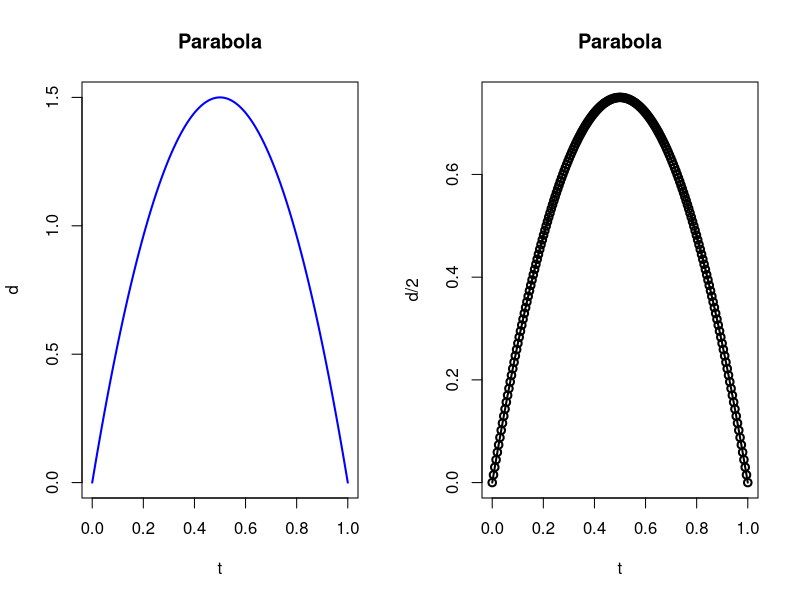

Write the R code that produced this figure.
print('Sum of the first n positive integers. Consider the sequence of positive integers 1, 2, 3, 4, .... One can show by mathematical induction that the sum of the first n of them is sn = n(n + 1)/2. For example, 1 + 2 + 3 + 4 + 5 = 15 = 5(6)/30. For values of n up to 50, we can illustrate this theorem in R as follows: ')
print('i = 1:50')
i = 1:50 
cat('s = i*(i+1)/2')
s = i*(i+1)/2
cat ('\n ') 
print(cumsum(i))
message('mean should be one?\n', mean(s == cumsum(i)))
cat('\n --------------------- \n')
cat('This difference function seems pretty cool. lets try to mess with it\n')
cat('> a <- (1:5)^3\n')
a<- (1:5)^3
cat('> a\n')
print(a)
cat('> diff(a)\n')
print(diff(a))
cat('\nnotice how its length is shorter than the original by one, naturally\n')
cat('\n')
cat('do some plotting\n\n')
#cat('> plot(c(a,rev(a)))\n')

#plot(c(a,rev(a)))
t <- seq(0, 1, length=200) 
d <- 6*(t - t^2) 

par(mfrow=c(1,2))
plot(t, d, type="l", lwd=2, col="blue", main="Parabola") 
plot(t, d/2, type="o", lwd=2, col="black", main="Parabola") 


IQ <- c( 84, 108, 98, 110, 86, 123, 101, 114, 121, 131, 90, 108, 105, 93, 95, 102, 119, 98, 94, 73)
cat('\n    ---------------  \n')
cat('> IQ <- c( 84, 108, 98, 110, 86, 123, 101, 114, 121, 131, 90, 108, 105, 93, 95, 102, 119, 98, 94, 73\n')
cat('> mean(IQ)\n')
print(mean(IQ))
cat('> sd(IQ)\n')
print(sd(IQ))
cat('The so-called empirical rule says that for many samples all or almost all of the observations lie within an interval that extends three sample standard deviations on either side of the sample mean. Is that true here?\n') 

cat('\n ------- \n')
cat('> sample(1:52, 5)\n') 
print(sample(1:52, 5) )
cat('\n ---- \n')
cat( "S'pose you had some people and some of them were Jewish, which we'll denote by 1, some of them were Catholic, which we'll denote by 2, and some of them were Muslim, which we'll denote by 3")
cat('> people <- c(2,1,3,1,1,3,3,2,3,1,1,3,2,1)')
people<- c(2,1,3,1,1,3,3,2,3,1,1,3,2,1)
cat("\n now s'pose we want a summary of the people\n")
cat('> summary(people)\n')
print(summary(people) )
cat('\n As we can see, the average person is a 1.929 ... what on earth does that mean?\n What it means, is that we have to think in terms of categories, or I guess staticians like to call them factors \n')
cat('> summary(as.factor(people))\n')
print(summary(as.factor(people)))